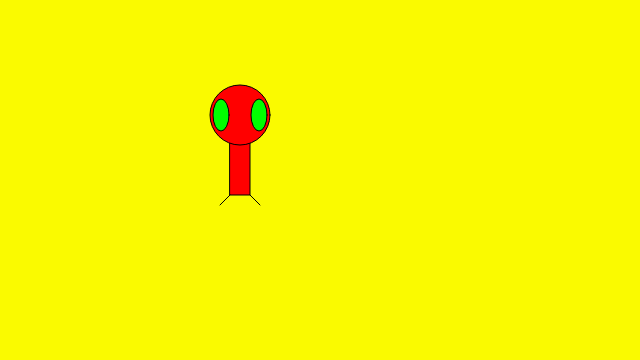
Frame 1 (no input)
Frame 60 (no input): identical to frame 1, image omitted
Frame 120 (the mouse pressed at the canvas centre since frame 60): identical to frame 1, image omitted

The p5.js sketch that drew this single still picture (run headless with seeded random() and noise() and a simulated clock; from frame 60 on, the mouse is pressed at the canvas centre):

// p5.js sketch
// ── sketch.js
function setup() {
	createCanvas(640, 360);
}

function draw() {
	background(250,250,0);
	ellipseMode(CENTER);
	rectMode(CENTER);

	//Body 
	fill(255,0,0)
	// red, green, blue, opacity
	rect(240, 145, 20, 100);
	// x,y,width,height

	//Head
	ellipse(240,115,60,60);

	//Eyes
	fill(0,255,0)
	ellipse(221,115,16,32);
	ellipse(259,115,16,32);

	//legs
	line(230,195,220,205)
	line(250,195,260,205)



}
